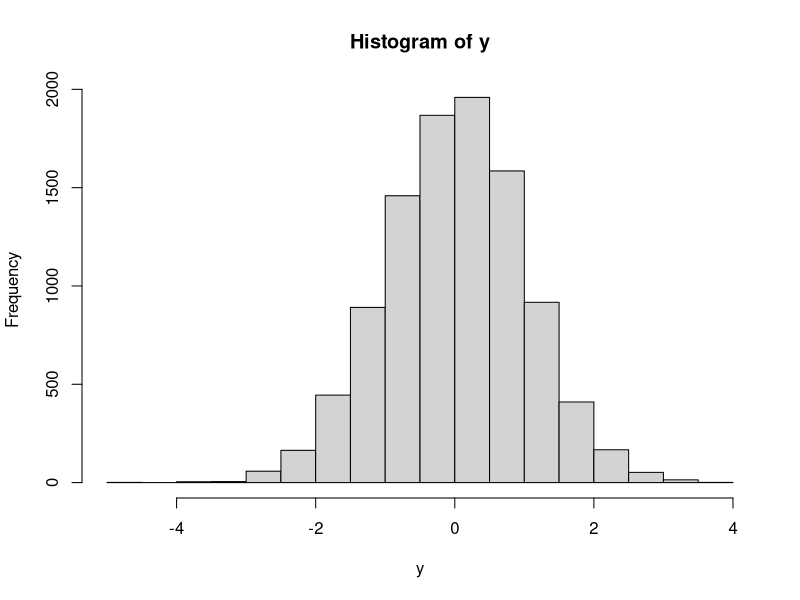

The R script that drew this image:
## EXERCISES 9 #####################################################################

# 9.1. Write a function that when passed a number, returns the number squared, the number cubed, and the square root of the number.

f1<-function(x){
  
  print(x^2)
  print(x^3)
  print(sqrt(x))
}
 
f1(2) #testing

# 9.2. Write a function that when passed a numeric vector, prints the value of the mean and standard deviation to the screen 

f2<-function(y){
  
  print(mean(y))
  print(sd(y))
  hist(y)
}

f2(rnorm(10000)) # testing

# 9.3. Management requires a function that calculates the sum of the lengths of 3 vectors. Write the function.

f3<-function(z1,z2,z3){
  
  a<-length(z1)
  b<-length(z2)
  c<-length(z3)
  sum<-a+b+c
  print(sum)
  
}

f3((1:8),(1:4),(1:5)) #testing
